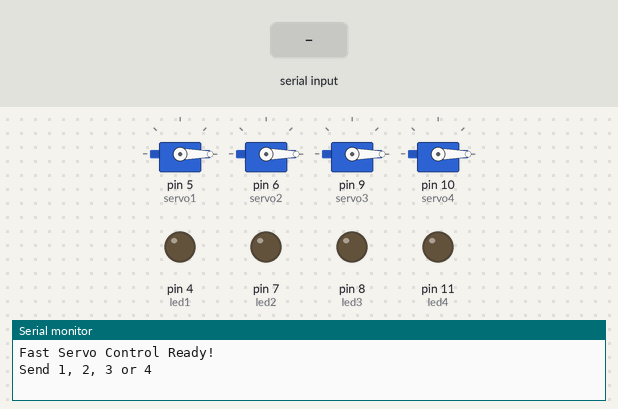
The sketch below on a simulated Arduino Uno, built with avr-gcc and run on an emulated ATmega328P. Parts: 4 × servo, output pins drawn as LEDs (lit = HIGH), the last lines printed to the serial monitor. The inputs (shaded band) are chosen by the test bench.

Above: at 1.2 s.
1.3 s: "1" received over Serial
At 2.6 s:
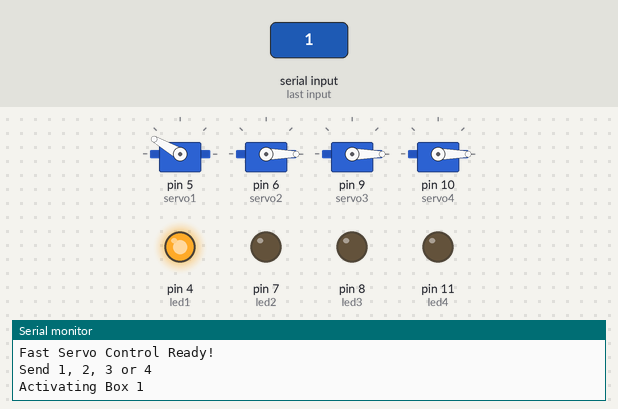
2.9 s: "2" received over Serial
At 5.6 s:
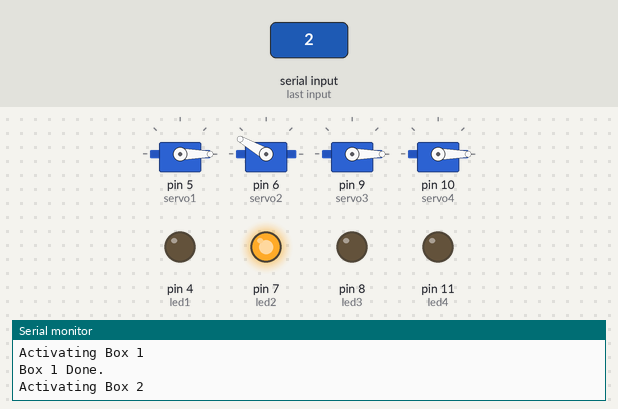
5.9 s: "3" received over Serial
At 8.7 s:
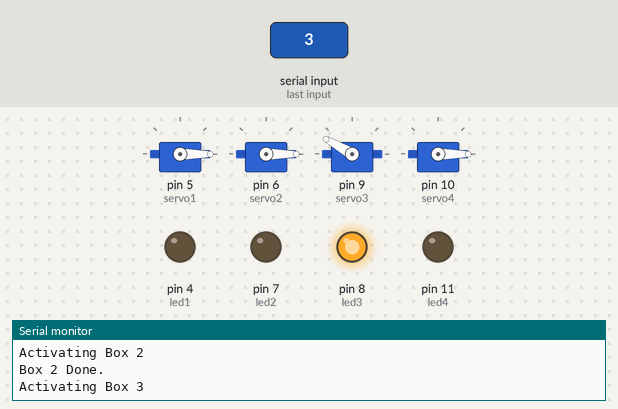
8.9 s: "4" received over Serial
At 11.8 s:
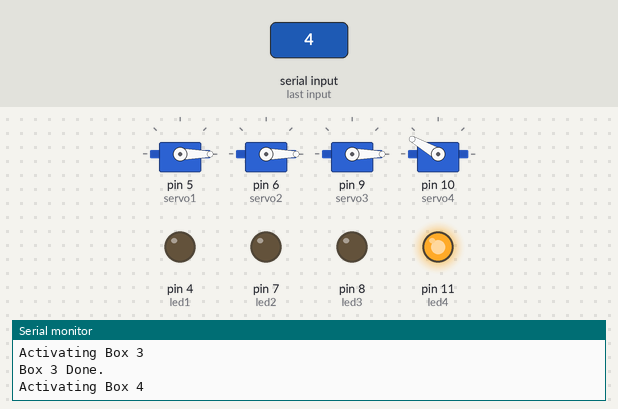
Timing chart, 0 to 15.9 s (numbered marks = the images above; inputs shaded):
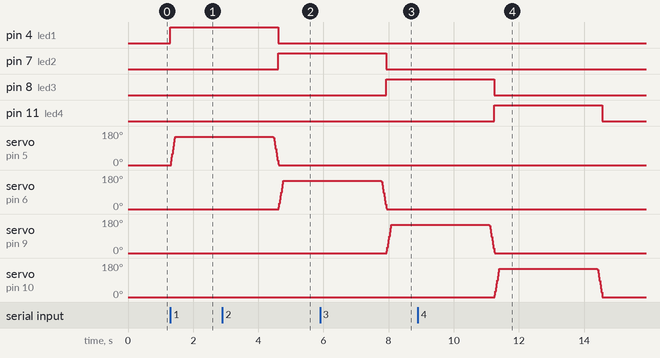

The sketch:

four_servos_medical.ino
```cpp
#include <Servo.h>

// Servo objects
Servo servo1;  // Pin 5  - Box 1
Servo servo2;  // Pin 6  - Box 2
Servo servo3;  // Pin 9  - Box 3
Servo servo4;  // Pin 10 - Box 4

// LED pins
const int led1 = 4;   // Box 1
const int led2 = 7;   // Box 2
const int led3 = 8;   // Box 3
const int led4 = 11;  // Box 4

void setup() {
  Serial.begin(115200);

  servo1.attach(5);
  servo2.attach(6);
  servo3.attach(9);
  servo4.attach(10);

  pinMode(led1, OUTPUT);
  pinMode(led2, OUTPUT);
  pinMode(led3, OUTPUT);
  pinMode(led4, OUTPUT);

  // Initial Position
  servo1.write(0);
  servo2.write(0);
  servo3.write(0);
  servo4.write(0);

  allLEDsOff();

  Serial.println("Fast Servo Control Ready!");
  Serial.println("Send 1, 2, 3 or 4");
}

void loop() {
  if (Serial.available() > 0) {
    char input = Serial.read();

    switch(input) {
      case '1': activateBox(servo1, led1, 1); break;
      case '2': activateBox(servo2, led2, 2); break;
      case '3': activateBox(servo3, led3, 3); break;
      case '4': activateBox(servo4, led4, 4); break;
    }
  }
}

// Main Function - Fast Movement
void activateBox(Servo &servo, int ledPin, int boxNum) {
  Serial.print("Activating Box ");
  Serial.println(boxNum);

  digitalWrite(ledPin, HIGH);   // LED ON

  // Fast Move to 180°
  for (int pos = 0; pos <= 150; pos += 5) {
    servo.write(pos);
    delay(5);        // Very fast movement
  }

  delay(3000);       // Hold at 180° for 3 seconds

  // Fast Return to 0°
  for (int pos = 150; pos >= 0; pos -= 5) {
    servo.write(pos);
    delay(5);        // Very fast return
  }

  digitalWrite(ledPin, LOW);   // LED OFF after 3 seconds

  Serial.print("Box ");
  Serial.print(boxNum);
  Serial.println(" Done.");
}

void allLEDsOff() {
  digitalWrite(led1, LOW);
  digitalWrite(led2, LOW);
  digitalWrite(led3, LOW);
  digitalWrite(led4, LOW);
}
```

Measured:
- after the input at 1.3 s, pin 4 (led1): LOW → HIGH at once; servo on pin 5 (servo1): 0° → 150° at once
- after the input at 2.9 s, pin 7 (led2): LOW → HIGH after 1.7 s; servo on pin 6 (servo2): 0° → 150° after 1.7 s
- after the input at 5.9 s, pin 8 (led3): LOW → HIGH after 2.0 s; servo on pin 9 (servo3): 0° → 150° after 2.0 s
- after the input at 8.9 s, pin 11 (led4): LOW → HIGH after 2.3 s, → LOW 3.3 s later; servo on pin 10 (servo4): rises from 0° to 150° in 0.14 s, then falls to 0° in 3.2 s
